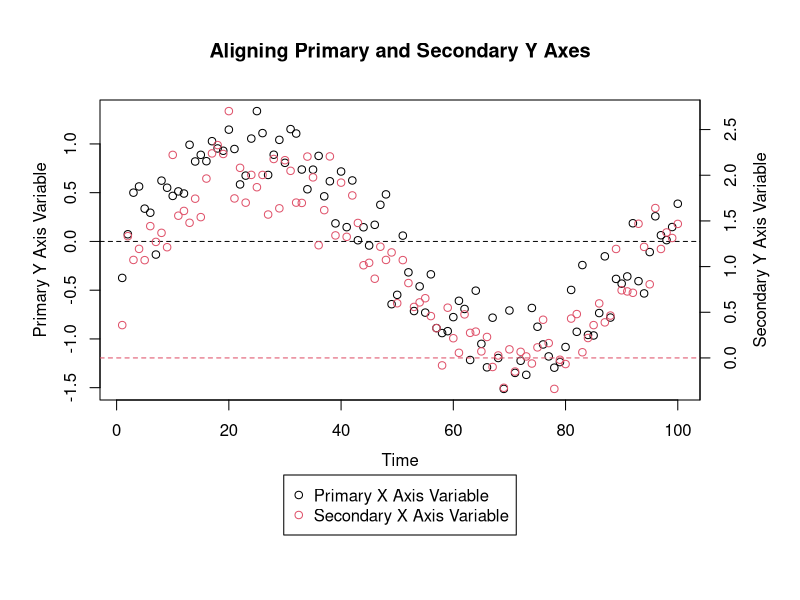
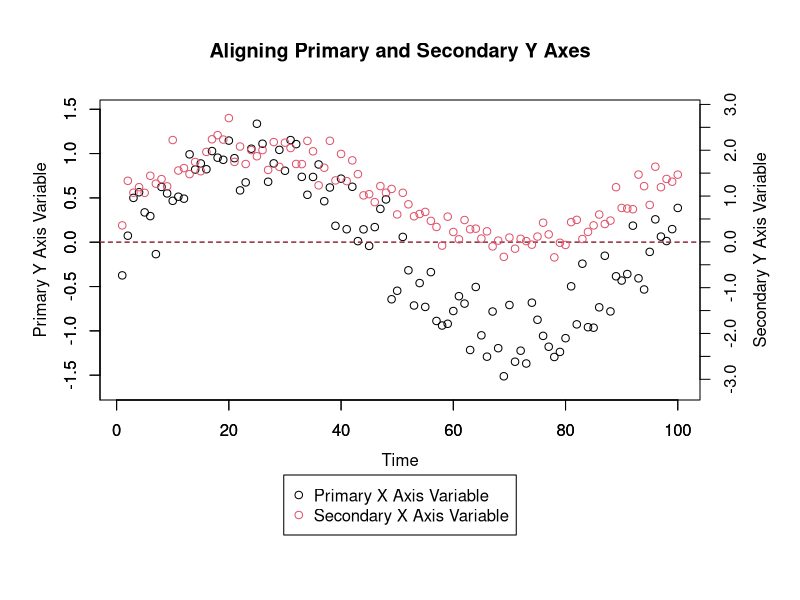

Write R code to recreate these figures, in order.

# Aligning a Value on Primary and Secondary Y Axes on
# Plots in R

# By David Moore


# You might want to align a value (such as 0) on both the
# primary and secondary y axes. Aligning values can't
# typically be done by default. You could manually
# define axis limits for both axes to align a value, but
# if you manually choose values for these limits, you
# might end up with more space on the top or the bottom
# of the graph than is desireable.

# This code will determine how to optimally align a value
# on both the primary and the secondary y axes such that
# there isn't too much additional space on the top or the
# bottom of any graph.

# At the bottom of this R script, I provide a function
# for calculating rescaled y axis ranges based on a value
# you wish to align across both y axes.


# Generate some made-up data

Practice_Data <- data.frame(Time = 1:100, Primary_Y_Axis_Variable = sin(1:100 / 15) + rnorm(100, 0, 0.25), Secondary_Y_Axis_Variable = sin(1:100 / 15) + rnorm(100, 1, 0.25))


# Graph the data

par(mar = c(10, 5, 5, 5))
with(Practice_Data, plot(Time, Primary_Y_Axis_Variable, xlab = "", ylab = ""))
mtext("Time", 1, 2.5)
mtext("Primary Y Axis Variable", 2, 2.5)
title("Aligning Primary and Secondary Y Axes")
abline(h = 0, lty = 2)
par(new = T)
with(Practice_Data, plot(Time, Secondary_Y_Axis_Variable, col = 2, xlab = "", ylab = "", axes = F))
axis(4, pretty(Practice_Data$Secondary_Y_Axis_Variable))
mtext("Secondary Y Axis Variable", 4, 2.5)
abline(h = 0, col = 2, lty = 2)
legend("bottom", legend = c("Primary X Axis Variable", "Secondary X Axis Variable"), pch = 1, col = 1:2, xpd = T, inset = c(0, -0.45))


# On this graph, it might be desireable to line up the two
# y axes such that 0 is at the same height on the graph for
# both of them.

# The code below will line up a value on both axes. This
# value doesn't necessarily have to be 0, and we will
# define the value by defining a 'Value_to_Align' object.

# This code takes care of all possibly situations. First,
# it determines which axis to shift - to align a particular
# value, only one axis can be shifted if all data points
# are still to appear on the graph. Then, it determines
# whether this axis will have to be shifted up or down (or
# neither, if it is already aligned).


# Let's first define the value to align the axes by.

Value_to_Align <- 0


# Let's also calculate axis buffers. These buffers will
# determine the minimum amount of space to leave on the
# top and the bottom of each graph. I arbitrarily
# selected a 10 % buffer so that 5 % of the axis range
# will be left as blank space on each end (the top and
# the bottom) of the graph. We will add this value to
# the maximum finite value to get the upper axis range
# limit for each axis separately and we will subtract
# this value to the minimum finite value to get the
# lower axis range limit for each axis separately.

Minimum_Primary_Y_Axis_Variable_Value <- min(Practice_Data$Primary_Y_Axis_Variable[is.finite(Practice_Data$Primary_Y_Axis_Variable)])
Maximum_Primary_Y_Axis_Variable_Value <- max(Practice_Data$Primary_Y_Axis_Variable[is.finite(Practice_Data$Primary_Y_Axis_Variable)])
Minimum_Secondary_Y_Axis_Variable_Value <- min(Practice_Data$Secondary_Y_Axis_Variable[is.finite(Practice_Data$Secondary_Y_Axis_Variable)])
Maximum_Secondary_Y_Axis_Variable_Value <- max(Practice_Data$Secondary_Y_Axis_Variable[is.finite(Practice_Data$Secondary_Y_Axis_Variable)])
Primary_Y_Axis_Buffer <- ((Maximum_Primary_Y_Axis_Variable_Value - Minimum_Primary_Y_Axis_Variable_Value) * 1.1 - (Maximum_Primary_Y_Axis_Variable_Value - Minimum_Primary_Y_Axis_Variable_Value)) / 2
Secondary_Y_Axis_Buffer <- ((Maximum_Secondary_Y_Axis_Variable_Value - Minimum_Secondary_Y_Axis_Variable_Value) * 1.1 - (Maximum_Secondary_Y_Axis_Variable_Value - Minimum_Secondary_Y_Axis_Variable_Value)) / 2


# Now, we'll determine which axis we will shift. Again,
# only one axis can be shifted to align the value we
# chose while ensuring all data points still appear on
# the graph. To figure out which axis to shift, we can
# see which variable already has the value we wish to
# align closer to plot center.

Ratio_of_Value_to_Align_to_Primary_Y_Axis_Range <- (Value_to_Align - Minimum_Primary_Y_Axis_Variable_Value) / (Maximum_Primary_Y_Axis_Variable_Value - Minimum_Primary_Y_Axis_Variable_Value)
Ratio_of_Value_to_Align_to_Secondary_Y_Axis_Range <- (Value_to_Align - Minimum_Secondary_Y_Axis_Variable_Value) / (Maximum_Secondary_Y_Axis_Variable_Value - Minimum_Secondary_Y_Axis_Variable_Value)
if (abs(0.5 - Ratio_of_Value_to_Align_to_Primary_Y_Axis_Range) > abs(0.5 - Ratio_of_Value_to_Align_to_Secondary_Y_Axis_Range)) {
  Axis_to_Align <- "Primary"
} else if (abs(0.5 - Ratio_of_Value_to_Align_to_Primary_Y_Axis_Range) < abs(0.5 - Ratio_of_Value_to_Align_to_Secondary_Y_Axis_Range)) {
  Axis_to_Align <- "Secondary"
} else if (abs(0.5 - Ratio_of_Value_to_Align_to_Primary_Y_Axis_Range) == abs(0.5 - Ratio_of_Value_to_Align_to_Secondary_Y_Axis_Range)) {
  Axis_to_Align <- "Neither"
}


# Now that we know which axis's scale will need to be
# altered, we can calculate the new axis limits.
# Essentially, we will alter the axis we need to
# rescale such that the ratio of the value to align
# to the overall axis range for that axis will be the
# same as that ratio for the axis that isn't being
# altered.

if (Axis_to_Align == "Primary") {
  Primary_Y_Axis_Range <- if (Ratio_of_Value_to_Align_to_Secondary_Y_Axis_Range > Ratio_of_Value_to_Align_to_Primary_Y_Axis_Range) {
    c(((Ratio_of_Value_to_Align_to_Secondary_Y_Axis_Range * Maximum_Primary_Y_Axis_Variable_Value - Value_to_Align) / (Ratio_of_Value_to_Align_to_Secondary_Y_Axis_Range - 1)) - Primary_Y_Axis_Buffer, Maximum_Primary_Y_Axis_Variable_Value + Primary_Y_Axis_Buffer)
  } else if (Ratio_of_Value_to_Align_to_Primary_Y_Axis_Range > Ratio_of_Value_to_Align_to_Secondary_Y_Axis_Range) {
    c(Minimum_Primary_Y_Axis_Variable_Value - Primary_Y_Axis_Buffer, ((Value_to_Align - Minimum_Primary_Y_Axis_Variable_Value + Ratio_of_Value_to_Align_to_Secondary_Y_Axis_Range * Minimum_Primary_Y_Axis_Variable_Value) / Ratio_of_Value_to_Align_to_Secondary_Y_Axis_Range) + Primary_Y_Axis_Buffer)
  }
  Secondary_Y_Axis_Range <- c(Minimum_Secondary_Y_Axis_Variable_Value - Secondary_Y_Axis_Buffer, Maximum_Secondary_Y_Axis_Variable_Value + Secondary_Y_Axis_Buffer)
} else if (Axis_to_Align == "Secondary") {
  Primary_Y_Axis_Range <- c(Minimum_Primary_Y_Axis_Variable_Value - Primary_Y_Axis_Buffer, Maximum_Primary_Y_Axis_Variable_Value + Primary_Y_Axis_Buffer)
  Secondary_Y_Axis_Range <- if (Ratio_of_Value_to_Align_to_Primary_Y_Axis_Range > Ratio_of_Value_to_Align_to_Secondary_Y_Axis_Range) {
    c(((Ratio_of_Value_to_Align_to_Primary_Y_Axis_Range * Maximum_Secondary_Y_Axis_Variable_Value - Value_to_Align) / (Ratio_of_Value_to_Align_to_Primary_Y_Axis_Range - 1) - Secondary_Y_Axis_Buffer), Maximum_Secondary_Y_Axis_Variable_Value + Secondary_Y_Axis_Buffer)
  } else if (Ratio_of_Value_to_Align_to_Secondary_Y_Axis_Range > Ratio_of_Value_to_Align_to_Primry_Y_Axis_Range) {
    c(Minimum_Secondary_Y_Axis_Variable_Value - Secondary_Y_Axis_Buffer, ((Value_to_Align - Minimum_Secondary_Y_Axis_Variable_Value + Ratio_of_Value_to_Align_to_Primary_Y_Axis_Range * Minimum_Secondary_Y_Axis_Variable_Value) / Ratio_of_Value_to_Align_to_Primary_Y_Axis_Range) + Secondary_Y_Axis_Buffer)
  }
} else if (Axis_to_Align == "Neither") {
  Primary_Y_Axis_Range <- c(Minimum_Primary_Y_Axis_Variable_Value - Primary_Y_Axis_Buffer, Maximum_Primary_Y_Axis_Variable_Value + Primary_Y_Axis_Buffer)
  Secondary_Y_Axis_Range <- c(Minimum_Secondary_Y_Axis_Variable_Value - Secondary_Y_Axis_Buffer, Maximum_Secondary_Y_Axis_Variable_Value + Secondary_Y_Axis_Buffer)
}


# We'll need to generate new axis labels too since we've
# rescaled one of the axes.

if (Axis_to_Align == "Primary") {
  Difference <- unique(diff(pretty(Practice_Data$Primary_Y_Axis_Variable)))
  Primary_Y_Axis_Labels <- if (Ratio_of_Value_to_Align_to_Secondary_Y_Axis_Range < Ratio_of_Value_to_Align_to_Primary_Y_Axis_Range) {
    c(pretty(Practice_Data$Primary_Y_Axis_Variable), sapply(seq_len(abs(floor((max(Primary_Y_Axis_Range) - max(pretty(Practice_Data$Primary_Y_Axis_Variable))) / Difference))), function (x) {
      max(pretty(Practice_Data$Primary_Y_Axis_Variable)) + Difference * x
    }))
  } else if (Ratio_of_Value_to_Align_to_Primary_Y_Axis_Range < Ratio_of_Value_to_Align_to_Secondary_Y_Axis_Range) {
    c(rev(sapply(seq_len(abs(ceiling((min(Primary_Y_Axis_Range) - min(pretty(Practice_Data$Primary_Y_Axis_Variable))) / Difference))), function (x) {
      min(pretty(Practice_Data$Primary_Y_Axis_Variable)) - Difference * x
    })), pretty(Practice_Data$Primary_Y_Axis_Variable))
  }
  Secondary_Y_Axis_Labels <- pretty(Practice_Data$Secondary_Y_Axis_Variable)
} else if (Axis_to_Align == "Secondary") {
  Primary_Y_Axis_Labels <- pretty(Practice_Data$Primary_Y_Axis_Variable)
  Difference <- unique(diff(pretty(Practice_Data$Secondary_Y_Axis_Variable)))
  Secondary_Y_Axis_Labels <- if (Ratio_of_Value_to_Align_to_Primary_Y_Axis_Range < Ratio_of_Value_to_Align_to_Secondary_Y_Axis_Range) {
    c(pretty(Practice_Data$Secondary_Y_Axis_Variable), sapply(seq_len(abs(floor((max(Secondary_Y_Axis_Range) - max(pretty(Practice_Data$Secondary_Y_Axis_Variable))) / Difference))), function (x) {
      max(pretty(Practice_Data$Secondary_Y_Axis_Variable)) + Difference * x
    }))
  } else if (Ratio_of_Value_to_Align_to_Secondary_Y_Axis_Range < Ratio_of_Value_to_Align_to_Primary_Y_Axis_Range) {
    c(rev(sapply(seq_len(abs(ceiling((min(Secondary_Y_Axis_Range) - min(pretty(Practice_Data$Secondary_Y_Axis_Variable))) / Difference))), function (x) {
      min(pretty(Practice_Data$Secondary_Y_Axis_Variable)) - Difference * x
    })), pretty(Practice_Data$Secondary_Y_Axis_Variable))
  }
} else if (Axis_to_Align == "Neither") {
  Primary_Y_Axis_Labels <- pretty(Practice_Data$Primary_Y_Axis_Variable)
  Secondary_Y_Axis_Labels <- pretty(Practice_Data$Secondary_Y_Axis_Variable)
}


# Here is the final product:

par(mar = c(10, 5, 5, 5))
with(Practice_Data, plot(Time, Primary_Y_Axis_Variable, xlab = "", ylab = "", ylim = Primary_Y_Axis_Range))
axis(1, pretty(Practice_Data$Time))
axis(2, Primary_Y_Axis_Labels)
mtext("Time", 1, 2.5)
mtext("Primary Y Axis Variable", 2, 2.5)
title("Aligning Primary and Secondary Y Axes")
abline(h = 0, lty = 2)
par(new = T)
with(Practice_Data, plot(Time, Secondary_Y_Axis_Variable, col = 2, xlab = "", ylab = "", ylim = Secondary_Y_Axis_Range, axes = F))
axis(4, Secondary_Y_Axis_Labels)
mtext("Secondary Y Axis Variable", 4, 2.5)
abline(h = 0, col = 2, lty = 2)
legend("bottom", legend = c("Primary X Axis Variable", "Secondary X Axis Variable"), pch = 1, col = 1:2, xpd = T, inset = c(0, -0.45))


# We can also write a function that returns the new axis
# limits based on the value you wish to align the axes by.

# This function takes 4 arguments:

# 'Primary_Y_Axis_Variable' is the variable you wish to
# appear on the primary y axis

# 'Secondary_Y_Axis_Variable' is the variable you wish to
# appear on the secondary y axis

# 'Value_to_Align' is the value you wish to align across
# both y axes

# 'Axis_Buffer' is the total percent of blank space you
# wish to leave around the top and the bottom of the graph
# (half of this space will appear on the top and half will
# appear on the bottom)

Axis_Limits_for_Primary_and_Secondary_Y_Axes_Aligned_by_a_Value_Function <- function (Primary_Y_Axis_Variable, Secondary_Y_Axis_Variable, Value_to_Align = 0, Axis_Buffer = 10) {
  if (!any(sapply(list(Primary_Y_Axis_Variable, Secondary_Y_Axis_Variable, Value_to_Align, Axis_Buffer), is.numeric))) {
    stop ("'Primary_Y_Axis_Variable' and 'Secondary_Y_Axis_Variable' arguments must be either of class integer or of class numeric")
  }
  if (length(Primary_Y_Axis_Variable) != length(Secondary_Y_Axis_Variable)) {
    stop ("'Primary_Y_Axis_Variable' and 'Secondary_Y_Axis_Variable' arguments must be the same length")
  }
  Axis_Buffer <- 1 + Axis_Buffer / 100
  Minimum_Primary_Y_Axis_Variable_Value <- min(Primary_Y_Axis_Variable[is.finite(Primary_Y_Axis_Variable)])
  Maximum_Primary_Y_Axis_Variable_Value <- max(Primary_Y_Axis_Variable[is.finite(Primary_Y_Axis_Variable)])
  Minimum_Secondary_Y_Axis_Variable_Value <- min(Secondary_Y_Axis_Variable[is.finite(Secondary_Y_Axis_Variable)])
  Maximum_Secondary_Y_Axis_Variable_Value <- max(Secondary_Y_Axis_Variable[is.finite(Secondary_Y_Axis_Variable)])
  Primary_Y_Axis_Buffer <- ((Maximum_Primary_Y_Axis_Variable_Value - Minimum_Primary_Y_Axis_Variable_Value) * Axis_Buffer - (Maximum_Primary_Y_Axis_Variable_Value - Minimum_Primary_Y_Axis_Variable_Value)) / 2
  Secondary_Y_Axis_Buffer <- ((Maximum_Secondary_Y_Axis_Variable_Value - Minimum_Secondary_Y_Axis_Variable_Value) * Axis_Buffer - (Maximum_Secondary_Y_Axis_Variable_Value - Minimum_Secondary_Y_Axis_Variable_Value)) / 2
  Ratio_of_Value_to_Align_to_Primary_Y_Axis_Range <- (Value_to_Align - Minimum_Primary_Y_Axis_Variable_Value) / (Maximum_Primary_Y_Axis_Variable_Value - Minimum_Primary_Y_Axis_Variable_Value)
  Ratio_of_Value_to_Align_to_Secondary_Y_Axis_Range <- (Value_to_Align - Minimum_Secondary_Y_Axis_Variable_Value) / (Maximum_Secondary_Y_Axis_Variable_Value - Minimum_Secondary_Y_Axis_Variable_Value)
  if (abs(0.5 - Ratio_of_Value_to_Align_to_Primary_Y_Axis_Range) > abs(0.5 - Ratio_of_Value_to_Align_to_Secondary_Y_Axis_Range)) {
    Axis_to_Align <- "Primary"
  } else if (abs(0.5 - Ratio_of_Value_to_Align_to_Primary_Y_Axis_Range) < abs(0.5 - Ratio_of_Value_to_Align_to_Secondary_Y_Axis_Range)) {
    Axis_to_Align <- "Secondary"
  } else if (abs(0.5 - Ratio_of_Value_to_Align_to_Primary_Y_Axis_Range) == abs(0.5 - Ratio_of_Value_to_Align_to_Secondary_Y_Axis_Range)) {
    Axis_to_Align <- "Neither"
  }
  if (Axis_to_Align == "Primary") {
    Primary_Y_Axis_Range <- if (Ratio_of_Value_to_Align_to_Secondary_Y_Axis_Range > Ratio_of_Value_to_Align_to_Primary_Y_Axis_Range) {
      c(((Ratio_of_Value_to_Align_to_Secondary_Y_Axis_Range * Maximum_Primary_Y_Axis_Variable_Value - Value_to_Align) / (Ratio_of_Value_to_Align_to_Secondary_Y_Axis_Range - 1)) - Primary_Y_Axis_Buffer, Maximum_Primary_Y_Axis_Variable_Value + Primary_Y_Axis_Buffer)
    } else if (Ratio_of_Value_to_Align_to_Primary_Y_Axis_Range > Ratio_of_Value_to_Align_to_Secondary_Y_Axis_Range) {
      c(Minimum_Primary_Y_Axis_Variable_Value - Primary_Y_Axis_Buffer, ((Value_to_Align - Minimum_Primary_Y_Axis_Variable_Value + Ratio_of_Value_to_Align_to_Secondary_Y_Axis_Range * Minimum_Primary_Y_Axis_Variable_Value) / Ratio_of_Value_to_Align_to_Secondary_Y_Axis_Range) + Primary_Y_Axis_Buffer)
    }
    Secondary_Y_Axis_Range <- c(Minimum_Secondary_Y_Axis_Variable_Value - Secondary_Y_Axis_Buffer, Maximum_Secondary_Y_Axis_Variable_Value + Secondary_Y_Axis_Buffer)
  } else if (Axis_to_Align == "Secondary") {
    Primary_Y_Axis_Range <- c(Minimum_Primary_Y_Axis_Variable_Value - Primary_Y_Axis_Buffer, Maximum_Primary_Y_Axis_Variable_Value + Primary_Y_Axis_Buffer)
    Secondary_Y_Axis_Range <- if (Ratio_of_Value_to_Align_to_Primary_Y_Axis_Range > Ratio_of_Value_to_Align_to_Secondary_Y_Axis_Range) {
      c(((Ratio_of_Value_to_Align_to_Primary_Y_Axis_Range * Maximum_Secondary_Y_Axis_Variable_Value - Value_to_Align) / (Ratio_of_Value_to_Align_to_Primary_Y_Axis_Range - 1) - Secondary_Y_Axis_Buffer), Maximum_Secondary_Y_Axis_Variable_Value + Secondary_Y_Axis_Buffer)
    } else if (Ratio_of_Value_to_Align_to_Secondary_Y_Axis_Range > Ratio_of_Value_to_Align_to_Primry_Y_Axis_Range) {
      c(Minimum_Secondary_Y_Axis_Variable_Value - Secondary_Y_Axis_Buffer, ((Value_to_Align - Minimum_Secondary_Y_Axis_Variable_Value + Ratio_of_Value_to_Align_to_Primary_Y_Axis_Range * Minimum_Secondary_Y_Axis_Variable_Value) / Ratio_of_Value_to_Align_to_Primary_Y_Axis_Range) + Secondary_Y_Axis_Buffer)
    }
  } else if (Axis_to_Align == "Neither") {
    Primary_Y_Axis_Range <- c(Minimum_Primary_Y_Axis_Variable_Value - Primary_Y_Axis_Buffer, Maximum_Primary_Y_Axis_Variable_Value + Primary_Y_Axis_Buffer)
    Secondary_Y_Axis_Range <- c(Minimum_Secondary_Y_Axis_Variable_Value - Secondary_Y_Axis_Buffer, Maximum_Secondary_Y_Axis_Variable_Value + Secondary_Y_Axis_Buffer)
  }
  return (list(Primary_Y_Axis_Range = Primary_Y_Axis_Range, Secondary_Y_Axis_Range = Secondary_Y_Axis_Range))
}

Axis_Limits_for_Primary_and_Secondary_Y_Axes_Aligned_by_a_Value_Function(Practice_Data$Primary_Y_Axis_Variable, Practice_Data$Secondary_Y_Axis_Variable)
